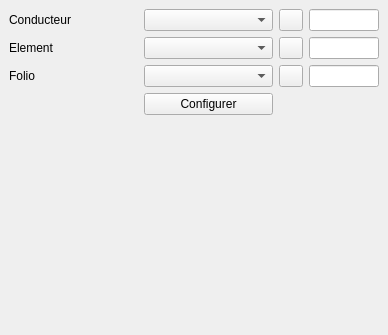
<?xml version="1.0" encoding="UTF-8"?>
<ui version="4.0">
 <class>AutoNumberingDockWidget</class>
 <widget class="QDockWidget" name="AutoNumberingDockWidget">
  <property name="geometry">
   <rect>
    <x>0</x>
    <y>0</y>
    <width>388</width>
    <height>335</height>
   </rect>
  </property>
  <property name="windowTitle">
   <string>Sélection numérotation auto</string>
  </property>
  <widget class="QWidget" name="dockWidgetContents">
   <layout class="QGridLayout" name="gridLayout">
    <item row="3" column="1">
     <widget class="QComboBox" name="m_element_cb"/>
    </item>
    <item row="4" column="0">
     <widget class="QLabel" name="label_3">
      <property name="text">
       <string>Folio</string>
      </property>
     </widget>
    </item>
    <item row="2" column="1">
     <widget class="QComboBox" name="m_conductor_cb"/>
    </item>
    <item row="2" column="2">
     <widget class="QPushButton" name="m_conductor_reset_start_pb">
      <property name="maximumSize">
       <size>
        <width>24</width>
        <height>16777215</height>
       </size>
      </property>
      <property name="toolTip">
       <string>Réinitialiser à la valeur de départ</string>
      </property>
      <property name="text">
       <string/>
      </property>
      <property name="icon">
       <iconset resource="../../../qelectrotech.qrc">
        <normaloff>:/ico/16x16/view-refresh.png</normaloff>:/ico/16x16/view-refresh.png</iconset>
      </property>
     </widget>
    </item>
    <item row="2" column="3">
     <widget class="QLineEdit" name="m_conductor_value_le">
      <property name="maximumSize">
       <size>
        <width>70</width>
        <height>16777215</height>
       </size>
      </property>
      <property name="toolTip">
       <string>Valeur actuelle du compteur. Saisir une nouvelle valeur et valider pour la modifier.</string>
      </property>
     </widget>
    </item>
    <item row="3" column="0">
     <widget class="QLabel" name="label">
      <property name="text">
       <string>Element</string>
      </property>
     </widget>
    </item>
    <item row="2" column="0">
     <widget class="QLabel" name="label_2">
      <property name="text">
       <string>Conducteur</string>
      </property>
     </widget>
    </item>
    <item row="3" column="2">
     <widget class="QPushButton" name="m_element_reset_start_pb">
      <property name="maximumSize">
       <size>
        <width>24</width>
        <height>16777215</height>
       </size>
      </property>
      <property name="toolTip">
       <string>Réinitialiser à la valeur de départ</string>
      </property>
      <property name="text">
       <string/>
      </property>
      <property name="icon">
       <iconset resource="../../../qelectrotech.qrc">
        <normaloff>:/ico/16x16/view-refresh.png</normaloff>:/ico/16x16/view-refresh.png</iconset>
      </property>
     </widget>
    </item>
    <item row="3" column="3">
     <widget class="QLineEdit" name="m_element_value_le">
      <property name="maximumSize">
       <size>
        <width>70</width>
        <height>16777215</height>
       </size>
      </property>
      <property name="toolTip">
       <string>Valeur actuelle du compteur. Saisir une nouvelle valeur et valider pour la modifier.</string>
      </property>
     </widget>
    </item>
    <item row="4" column="1">
     <widget class="QComboBox" name="m_folio_cb"/>
    </item>
    <item row="4" column="2">
     <widget class="QPushButton" name="m_folio_reset_start_pb">
      <property name="maximumSize">
       <size>
        <width>24</width>
        <height>16777215</height>
       </size>
      </property>
      <property name="toolTip">
       <string>Réinitialiser à la valeur de départ</string>
      </property>
      <property name="text">
       <string/>
      </property>
      <property name="icon">
       <iconset resource="../../../qelectrotech.qrc">
        <normaloff>:/ico/16x16/view-refresh.png</normaloff>:/ico/16x16/view-refresh.png</iconset>
      </property>
     </widget>
    </item>
    <item row="4" column="3">
     <widget class="QLineEdit" name="m_folio_value_le">
      <property name="maximumSize">
       <size>
        <width>70</width>
        <height>16777215</height>
       </size>
      </property>
      <property name="toolTip">
       <string>Valeur actuelle du compteur. Saisir une nouvelle valeur et valider pour la modifier.</string>
      </property>
     </widget>
    </item>
    <item row="6" column="0">
     <spacer name="verticalSpacer">
      <property name="orientation">
       <enum>Qt::Vertical</enum>
      </property>
      <property name="sizeHint" stdset="0">
       <size>
        <width>20</width>
        <height>40</height>
       </size>
      </property>
     </spacer>
    </item>
    <item row="5" column="1">
     <widget class="QPushButton" name="m_configure_pb">
      <property name="toolTip">
       <string>Configurer les règles d'auto numérotation</string>
      </property>
      <property name="text">
       <string>Configurer</string>
      </property>
      <property name="icon">
       <iconset resource="../../../qelectrotech.qrc">
        <normaloff>:/ico/16x16/configure.png</normaloff>:/ico/16x16/configure.png</iconset>
      </property>
     </widget>
    </item>
   </layout>
  </widget>
 </widget>
 <resources>
  <include location="../../../qelectrotech.qrc"/>
 </resources>
 <connections/>
</ui>
